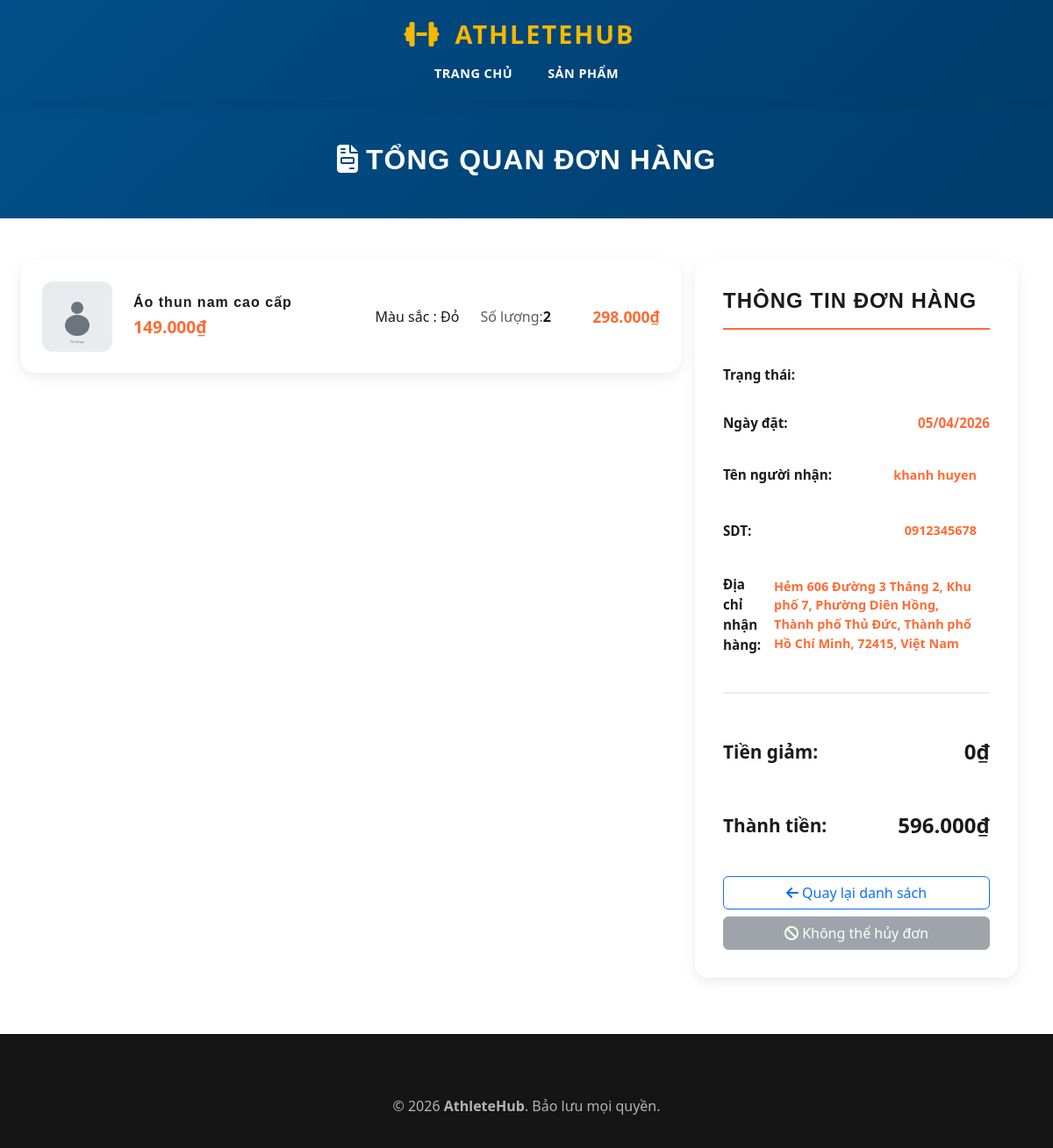
/orders.php?id=17 (signed in), run on the app's committed database.
### tables this page shows
CREATE TABLE `chi_tiet_don_hang` (
  `id` int(11) NOT NULL COMMENT 'ID chi tiết',
  `don_hang_id` int(11) NOT NULL COMMENT 'ID đơn hàng',
  `san_pham_id` int(11) NOT NULL COMMENT 'ID sản phẩm',
  `bien_the_san_pham_id` int(11) DEFAULT NULL COMMENT 'ID biến thể',
  `kich_thuoc_id` int(11) DEFAULT NULL COMMENT 'ID kích thước',
  `mau_sac_id` int(11) DEFAULT NULL COMMENT 'ID màu',
  `so_luong` int(11) NOT NULL COMMENT 'Số lượng',
  `gia` decimal(15,2) NOT NULL COMMENT 'Giá bán',
  `thanh_tien` decimal(15,2) NOT NULL COMMENT 'Thành tiền'
);

CREATE TABLE `san_pham` (
  `id` int(11) NOT NULL COMMENT 'ID sản phẩm',
  `danh_muc_id` int(11) DEFAULT NULL COMMENT 'ID danh mục',
  `ten` varchar(255) NOT NULL COMMENT 'Tên sản phẩm',
  `mo_ta` text DEFAULT NULL COMMENT 'Mô tả sản phẩm',
  `mo_ta_chi_tiet` longtext DEFAULT NULL COMMENT 'Mô tả chi tiết',
  `gia` decimal(15,2) NOT NULL COMMENT 'Giá bán',
  `gia_goc` decimal(15,2) DEFAULT NULL COMMENT 'Giá gốc',
  `phan_tram_giam` int(11) DEFAULT 0 COMMENT 'Phần trăm giảm giá',
  `ngay_bat_dau_giam` datetime DEFAULT NULL COMMENT 'Ngày bắt đầu giảm',
  `ngay_ket_thuc_giam` datetime DEFAULT NULL COMMENT 'Ngày kết thúc giảm',
  `trung_binh_sao` float DEFAULT 0 COMMENT 'Điểm đánh giá trung bình',
  `so_luong_danh_gia` int(11) DEFAULT 0 COMMENT 'Số lượng đánh giá',
  `hinh_anh_chinh` varchar(255) DEFAULT NULL COMMENT 'Hình ảnh chính',
  `trang_thai` tinyint(4) DEFAULT 1 COMMENT 'Trạng thái (1=hoạt động, 0=ẩn)',
  `la_noi_bat` tinyint(4) DEFAULT 0 COMMENT 'Là sản phẩm nổi bật?',
  `ngay_tao` datetime DEFAULT current_timestamp() COMMENT 'Ngày tạo',
  `ngay_cap_nhat` datetime DEFAULT current_timestamp() ON UPDATE current_timestamp()
);

CREATE TABLE `mau_sac` (
  `id` int(11) NOT NULL COMMENT 'ID màu',
  `ten` varchar(50) NOT NULL COMMENT 'Tên màu (Đen, Trắng, Xanh, Đỏ, Vàng, ...)',
  `ma_hex` varchar(10) DEFAULT NULL COMMENT 'Mã hex màu (#000000)'
);

CREATE TABLE `don_hang` (
  `id` int(11) NOT NULL COMMENT 'ID đơn hàng',
  `nguoi_dung_id` int(11) NOT NULL COMMENT 'ID người dùng',
  `ten_nguoi_nhan` varchar(100) NOT NULL DEFAULT '' COMMENT 'Tên người nhận',
  `so_dien_thoai_nhan` varchar(15) NOT NULL DEFAULT '' COMMENT 'SĐT người nhận',
  `dia_chi_giao_hang` text NOT NULL COMMENT 'Địa chỉ giao hàng',
  `ma_don_hang` varchar(50) NOT NULL COMMENT 'Mã đơn hàng',
  `tong_tien` decimal(15,2) NOT NULL COMMENT 'Tổng tiền hàng',
  `tien_giam` decimal(15,2) DEFAULT 0.00 COMMENT 'Tiền giảm giá',
  `thanh_tien` decimal(15,2) NOT NULL COMMENT 'Thành tiền',
  `ma_phieu_giam` varchar(50) DEFAULT NULL COMMENT 'Mã phiếu giảm',
  `ma_giam_gia_id` int(11) DEFAULT NULL COMMENT 'FK → ma_giam_gia.id',
  `phuong_thuc_thanh_toan` enum('tien_mat','credit_card','bank_transfer','e_wallet') DEFAULT 'tien_mat' COMMENT 'Phương thức thanh toán',
  `trang_thai` enum('cho_thanh_toan','cho_xac_nhan','dang_chuan_bi','dang_giao','da_giao','da_huy') DEFAULT 'cho_xac_nhan',
  `ghi_chu` text DEFAULT NULL COMMENT 'Ghi chú đơn hàng',
  `ngay_dat` datetime DEFAULT current_timestamp() COMMENT 'Ngày đặt',
  `ngay_cap_nhat` datetime DEFAULT current_timestamp() ON UPDATE current_timestamp(),
  `ngay_giao_hang` date DEFAULT NULL COMMENT 'Ngày giao hàng',
  `lat` decimal(10,8) DEFAULT NULL,
  `lng` decimal(11,8) DEFAULT NULL
);

### orders.php (the view, shortened to what this page needs)
<?php
$db = new Database();
$conn = $db->connect();
$order_id = $_GET['id'] ?? null;
$order = null;
$items = [];
try {
    if ($order_id) {
        $sql_order = "SELECT dh.*, nd.ten as ten_khach_hang
                      FROM don_hang dh
                      JOIN nguoi_dung nd ON dh.nguoi_dung_id = nd.id
                      WHERE dh.id = :id";
        $stmt_order = $conn->prepare($sql_order);
        $stmt_order->execute(['id' => $order_id]);
        $order = $stmt_order->fetch(PDO::FETCH_ASSOC);
        if ($order) {
            $sql_items = "SELECT ct.*, sp.ten as ten_sp, sp.hinh_anh_chinh , ms.ten as ten_mau
                          FROM chi_tiet_don_hang ct
                          JOIN san_pham sp ON ct.san_pham_id = sp.id
                          JOIN mau_sac ms on ct.mau_sac_id = ms.id
                          WHERE ct.don_hang_id =:id";
            $stmt_items = $conn->prepare($sql_items);
            $stmt_items->execute(['id' => $order_id]);
            $items = $stmt_items->fetchAll(PDO::FETCH_ASSOC);
        }
    }
} catch (PDOException $e) {
    error_log($e->getMessage());
}
function formatPrice($price) {
    return number_format($price ?? 0, 0, ',', '.') . '₫';
}
?>
<!DOCTYPE html>
<html lang="vi">
<head>
    <link href="https://cdnjs.cloudflare.com/ajax/libs/bootstrap/5.3.2/css/bootstrap.min.css" rel="stylesheet">
    <link href="https://cdnjs.cloudflare.com/ajax/libs/font-awesome/6.4.0/css/all.min.css" rel="stylesheet">
    <link rel="stylesheet" href="css/variables.css">
    <link rel="stylesheet" href="css/navbar.css">
    <link rel="stylesheet" href="css/footer.css">
    <link rel="stylesheet" href="css/utilities.css">
    <link rel="stylesheet" href="css/cart.css">
</head>
<body>
    <nav class="navbar navbar-expand-lg navbar-custom">
        <div class="container-custom">
            <a class="navbar-brand" href="index.php"><i class="fas fa-dumbbell"></i> AthleteHub</a>
            <div class="collapse navbar-collapse" id="navbarNav">
                <ul class="navbar-nav mx-auto">
                    <li class="nav-item"><a class="nav-link" href="index.php">Trang chủ</a></li>
                    <li class="nav-item"><a class="nav-link" href="products.php">Sản phẩm</a></li>
                </ul>
            </div>
        </div>
    </nav>
    <div class="cart-header">
        <div class="container-custom">
            <h1><i class="fas fa-file-invoice me-2"></i>Tổng quan đơn hàng</h1>
        </div>
    </div>
    <section class="cart-section">
        <div class="container-custom">
            <?php if ($order_id && $order): ?>
                <div class="row">
                    <div class="col-lg-8">
                        <div class="cart-items-container">
                            <div id="cartItemsList">
                                <?php foreach ($items as $item):
                                    $subtotal = ($item['gia'] ?? 0) * ($item['so_luong'] ?? 1);
                                ?>
                                    <div class="cart-item">
                                        <div class="cart-item-image">
                                            <img src="public/<?= htmlspecialchars($item['hinh_anh_chinh'] ?? 'placeholder.svg') ?>"
                                                onerror="this.src='public/placeholder.svg'">
                                        </div>
                                        <div class="cart-item-info">
                                            <h4><?= htmlspecialchars($item['ten_sp']) ?></h4>
                                            <div class="cart-item-price"><?= formatPrice($item['gia']) ?></div>
                                        </div>
                                        <span>Màu sắc : <?= htmlspecialchars($item['ten_mau'] ?? 'N/A')  ?> </span>
                                        <div class="cart-item-details text-center">
                                            <span class="text-muted">Số lượng:</span>
                                            <strong><?= $item['so_luong'] ?></strong>
                                        </div>
                                        <div class="cart-item-subtotal">
                                            <strong><?= formatPrice($subtotal) ?></strong>
                                        </div>
                                    </div>
                                <?php endforeach; ?>
                            </div>
                        </div>
                    </div>
                    <div class="col-lg-4">
                        <div class="cart-summary">
                            <h2>Thông tin đơn hàng</h2>
                            <div class="summary-item">
                                <span>Trạng thái:</span>
                                <span class="status-badge status-"><?= $order['trang_thai'] ?></span>
                            </div>
                            <div class="summary-item">
                                <span>Ngày đặt:</span>
                                <span><?= date('d/m/Y', strtotime($order['ngay_dat'])) ?></span>
                            </div>
                            <div class="summary-item">
                                <span>Tên người nhận:</span>
                                <span class="status-badge status-"><?= $order['ten_nguoi_nhan'] ?></span>
                            </div>
                            <div class="summary-item">
                                <span>SDT:</span>
                                <span class="status-badge status-"><?= $order['so_dien_thoai_nhan'] ?></span>
                            </div>
                            <div class="summary-item">
                                <span>Địa chỉ nhận hàng:</span>
                                <span class="status-badge status-"><?= $order['dia_chi_giao_hang'] ?></span>
                            </div>
                            <div class="summary-divider"></div>
                            <div class="summary-total">
                                <span>Tiền giảm:</span>
                                <span style="color:var(--primary-color);"><?= formatPrice($order['tien_giam']) ?></span>
                            </div>
                            <div class="summary-total">
                                <span>Thành tiền:</span>
                                <span style="color:var(--primary-color);"><?= formatPrice($order['thanh_tien']) ?></span>
                            </div>
                            <a href="orders.php" class="btn btn-outline-primary w-100 mt-3">
                                <i class="fas fa-arrow-left"></i> Quay lại danh sách
                            </a>
                            <?php
                            $ngay_dat = strtotime($order['ngay_dat']);
                            $bay_gio = time();
                            $diff_hours = ($bay_gio - $ngay_dat) / 3600;
                            if ($diff_hours < 24 && ($order['trang_thai'] == 'cho_xu_ly')):
                            ?>
                                <button onclick="confirmCancel(<?= $order['id'] ?>)" class="btn btn-danger w-100 mt-2">
                                    <i class="fas fa-times-circle"></i> Hủy đơn hàng
                                </button>
                                <small class="text-muted d-block text-center mt-1">
                                    (Bạn có thể hủy đơn trong vòng 24h kể từ khi đặt)
                                </small>
                            <?php else: ?>
                                <button class="btn btn-secondary w-100 mt-2" disabled title="Quá 24h hoặc đơn hàng đã được xử lý">
                                    <i class="fas fa-ban"></i> Không thể hủy đơn
                                </button>
                            <?php endif; ?>
                        </div>
                    </div>
                </div>
            <?php endif; ?>
        </div>
    </section>
    <footer class="footer">
        <div class="container-custom text-center">
            <p>&copy; <?= date('Y') ?> <strong>AthleteHub</strong>. Bảo lưu mọi quyền.</p>
        </div>
    </footer>
</body>
</html>

### css/variables.css (style rules this page uses)
:root { --primary: #ff6b35; --primary-dark: #ff5220; --primary-light: #ff8555; --secondary: #004e89; --secondary-dark: #003d6b; --secondary-light: #0066b3; --accent: #f7b801; --accent-dark: #d99e00; --accent-light: #ffc928; --success: #06d6a0; --warning: #ffa500; --danger: #ef476f; --dark: #1a1a1a; --light: #f8f9fa; --white: #ffffff; --gray: #6c757d; --gray-light: #e9ecef; --spacing-xs: 0.25rem; --spacing-sm: 0.5rem; --spacing-md: 1rem; --spacing-lg: 1.5rem; --spacing-xl: 2rem; --spacing-2xl: 3rem; --spacing-3xl: 4rem; --border-radius-sm: 8px; --border-radius: 12px; --border-radius-lg: 16px; --border-radius-full: 50px; --font-primary: 'Segoe UI', Tahoma, Geneva, Verdana, sans-serif; --font-display: 'Trebuchet MS', sans-serif; --font-size-xs: 0.75rem; --font-size-sm: 0.875rem; --font-size-base: 1rem; --font-size-lg: 1.125rem; --font-size-xl: 1.5rem; --font-size-2xl: 2rem; --font-size-3xl: 3rem; --font-size-4xl: 4rem; --font-weight-normal: 400; --font-weight-semibold: 600; --font-weight-bold: 700; --font-weight-extra-bold: 800; --font-weight-black: 900; --shadow-sm: 0 2px 4px rgba(0, 0, 0, 0.1); --shadow-md: 0 5px 15px rgba(0, 0, 0, 0.08); --shadow-lg: 0 10px 30px rgba(0, 0, 0, 0.12); --shadow-xl: 0 15px 40px rgba(0, 0, 0, 0.15); --transition-fast: 0.2s ease; --transition-base: 0.3s ease; --transition-slow: 0.5s ease; --line-height-tight: 1.2; --line-height-base: 1.5; --line-height-relaxed: 1.75; }
* { margin: 0; padding: 0; box-sizing: border-box; }
html { scroll-behavior: smooth; }
body { font-family: var(--font-primary); font-size: var(--font-size-base); line-height: var(--line-height-base); color: var(--dark); background-color: var(--white); overflow-x: hidden; }
h1, h2, h3, h4, h5, h6 { font-family: var(--font-display); font-weight: var(--font-weight-extra-bold); letter-spacing: 1px; }
a { color: var(--primary); text-decoration: none; transition: color var(--transition-base); }

### css/navbar.css (style rules this page uses)
.navbar-custom, .navbar { background: linear-gradient(135deg, var(--secondary) 0%, var(--secondary-dark) 100%) !important; padding: 0.75rem 0; box-shadow: var(--shadow-md); position: sticky; top: 0; z-index: 1000; transition: all var(--transition-base); }
.navbar-brand { font-size: 1.8rem; font-weight: var(--font-weight-black); color: var(--accent) !important; text-transform: uppercase; letter-spacing: 2px; display: flex; align-items: center; gap: var(--spacing-md); transition: transform var(--transition-base); }
.navbar-brand i { font-size: 2rem; animation: bounce 2s ease-in-out infinite; }
.navbar-nav { gap: var(--spacing-lg); }
.nav-link { color: var(--white) !important; font-weight: var(--font-weight-bold); position: relative; transition: all var(--transition-base); text-transform: uppercase; font-size: 0.9rem; letter-spacing: 0.5px; }
.nav-link::after { content: ''; position: absolute; bottom: -5px; left: 0; width: 0; height: 3px; background: var(--primary); transition: width var(--transition-base); border-radius: 2px; }

### css/footer.css (style rules this page uses)
.footer { background-color: #151515; color: #b3b3b3; padding: 70px 0 20px; font-family: inherit; }

### css/utilities.css (style rules this page uses)
.container-custom { max-width: 1200px; margin: 0 auto; padding: 0 var(--spacing-lg); }
.text-center { text-align: center; }
img { max-width: 100%; height: auto; display: block; }
* { max-width: 100%; }
body { overflow-x: hidden; }
html { scroll-behavior: smooth; }
a { padding: 5px; display: inline-block; }

### orders.php (style rules this page uses)
.status-badge { padding: 5px 15px; border-radius: 20px; font-size: 0.9rem; font-weight: bold; }

### data on the page
chi_tiet_don_hang: san_pham.ten "Áo thun nam cao cấp", gia "149.000₫", mau_sac.ten "Đỏ", so_luong "2", formatPrice($subtotal) "298.000₫"
don_hang: ngay_dat "05/04/2026", ten_nguoi_nhan "khanh huyen", so_dien_thoai_nhan "0912345678", dia_chi_giao_hang "Hẻm 606 Đường 3 Tháng 2, Khu phố 7, Phường Diên Hồng, Thành phố Thủ Đức, Thành phố Hồ Chí Minh, 72415, Việt Nam", tien_giam "0₫", thanh_tien "596.000₫"
